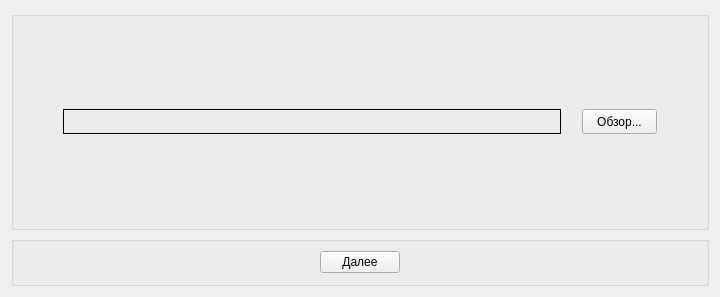
<?xml version="1.0" encoding="UTF-8"?>
<ui version="4.0">
 <class>loadSyllabusWindow</class>
 <widget class="QWidget" name="loadSyllabusWindow">
  <property name="geometry">
   <rect>
    <x>0</x>
    <y>0</y>
    <width>720</width>
    <height>297</height>
   </rect>
  </property>
  <property name="maximumSize">
   <size>
    <width>800</width>
    <height>600</height>
   </size>
  </property>
  <property name="windowTitle">
   <string>Загрузка учебного плана</string>
  </property>
  <layout class="QVBoxLayout" name="verticalLayout_3">
   <item>
    <widget class="QGroupBox" name="groupBox_2">
     <property name="title">
      <string/>
     </property>
     <layout class="QVBoxLayout" name="verticalLayout_2">
      <item>
       <layout class="QVBoxLayout" name="verticalLayout">
        <item>
         <spacer name="verticalSpacer">
          <property name="orientation">
           <enum>Qt::Vertical</enum>
          </property>
          <property name="sizeType">
           <enum>QSizePolicy::Minimum</enum>
          </property>
          <property name="sizeHint" stdset="0">
           <size>
            <width>20</width>
            <height>40</height>
           </size>
          </property>
         </spacer>
        </item>
        <item>
         <layout class="QHBoxLayout" name="horizontalLayout">
          <item>
           <spacer name="horizontalSpacer_4">
            <property name="orientation">
             <enum>Qt::Horizontal</enum>
            </property>
            <property name="sizeType">
             <enum>QSizePolicy::Fixed</enum>
            </property>
            <property name="sizeHint" stdset="0">
             <size>
              <width>40</width>
              <height>20</height>
             </size>
            </property>
           </spacer>
          </item>
          <item>
           <widget class="QLabel" name="path_label">
            <property name="sizePolicy">
             <sizepolicy hsizetype="MinimumExpanding" vsizetype="Preferred">
              <horstretch>0</horstretch>
              <verstretch>0</verstretch>
             </sizepolicy>
            </property>
            <property name="minimumSize">
             <size>
              <width>350</width>
              <height>0</height>
             </size>
            </property>
            <property name="maximumSize">
             <size>
              <width>16777215</width>
              <height>200000</height>
             </size>
            </property>
            <property name="sizeIncrement">
             <size>
              <width>0</width>
              <height>20</height>
             </size>
            </property>
            <property name="frameShape">
             <enum>QFrame::Box</enum>
            </property>
            <property name="text">
             <string/>
            </property>
            <property name="alignment">
             <set>Qt::AlignCenter</set>
            </property>
            <property name="wordWrap">
             <bool>true</bool>
            </property>
            <property name="margin">
             <number>0</number>
            </property>
            <property name="indent">
             <number>10</number>
            </property>
           </widget>
          </item>
          <item>
           <spacer name="horizontalSpacer_5">
            <property name="orientation">
             <enum>Qt::Horizontal</enum>
            </property>
            <property name="sizeType">
             <enum>QSizePolicy::Minimum</enum>
            </property>
            <property name="sizeHint" stdset="0">
             <size>
              <width>15</width>
              <height>20</height>
             </size>
            </property>
           </spacer>
          </item>
          <item>
           <widget class="QPushButton" name="pushButton">
            <property name="minimumSize">
             <size>
              <width>75</width>
              <height>25</height>
             </size>
            </property>
            <property name="maximumSize">
             <size>
              <width>75</width>
              <height>25</height>
             </size>
            </property>
            <property name="text">
             <string>Обзор...</string>
            </property>
           </widget>
          </item>
          <item>
           <spacer name="horizontalSpacer_3">
            <property name="orientation">
             <enum>Qt::Horizontal</enum>
            </property>
            <property name="sizeType">
             <enum>QSizePolicy::Fixed</enum>
            </property>
            <property name="sizeHint" stdset="0">
             <size>
              <width>40</width>
              <height>20</height>
             </size>
            </property>
           </spacer>
          </item>
         </layout>
        </item>
        <item>
         <spacer name="verticalSpacer_2">
          <property name="orientation">
           <enum>Qt::Vertical</enum>
          </property>
          <property name="sizeType">
           <enum>QSizePolicy::Preferred</enum>
          </property>
          <property name="sizeHint" stdset="0">
           <size>
            <width>20</width>
            <height>40</height>
           </size>
          </property>
         </spacer>
        </item>
       </layout>
      </item>
     </layout>
    </widget>
   </item>
   <item>
    <widget class="QGroupBox" name="groupBox">
     <property name="maximumSize">
      <size>
       <width>16777215</width>
       <height>50</height>
      </size>
     </property>
     <property name="title">
      <string/>
     </property>
     <layout class="QHBoxLayout" name="horizontalLayout_3">
      <item>
       <layout class="QHBoxLayout" name="horizontalLayout_2">
        <item>
         <spacer name="horizontalSpacer">
          <property name="orientation">
           <enum>Qt::Horizontal</enum>
          </property>
          <property name="sizeHint" stdset="0">
           <size>
            <width>40</width>
            <height>20</height>
           </size>
          </property>
         </spacer>
        </item>
        <item>
         <widget class="QPushButton" name="nextButton">
          <property name="text">
           <string>Далее</string>
          </property>
         </widget>
        </item>
        <item>
         <spacer name="horizontalSpacer_2">
          <property name="orientation">
           <enum>Qt::Horizontal</enum>
          </property>
          <property name="sizeHint" stdset="0">
           <size>
            <width>40</width>
            <height>20</height>
           </size>
          </property>
         </spacer>
        </item>
       </layout>
      </item>
     </layout>
    </widget>
   </item>
  </layout>
 </widget>
 <resources/>
 <connections/>
</ui>
